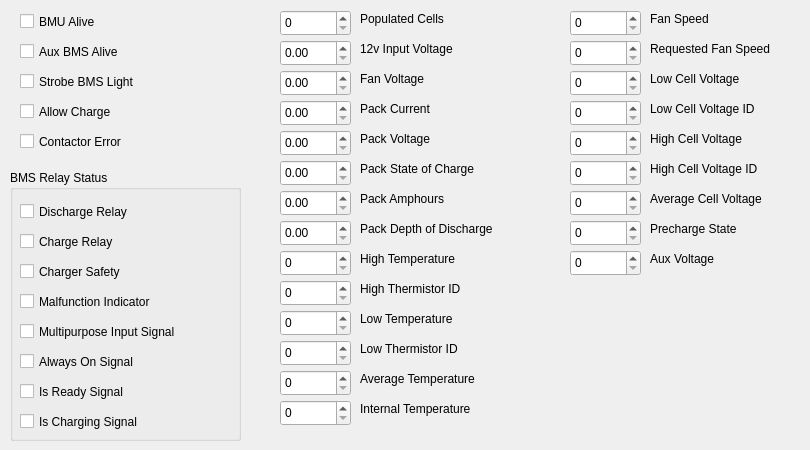
   <widget class="QWidget" name="tab_3">
    <attribute name="title">
     <string>Battery</string>
    </attribute>
    <widget class="QGroupBox" name="bmsRelayStatus">
     <property name="geometry">
      <rect>
       <x>10</x>
       <y>170</y>
       <width>231</width>
       <height>271</height>
      </rect>
     </property>
     <property name="title">
      <string>BMS Relay Status</string>
     </property>
     <widget class="QCheckBox" name="dischargeRelayCheck">
      <property name="geometry">
       <rect>
        <x>10</x>
        <y>30</y>
        <width>141</width>
        <height>23</height>
       </rect>
      </property>
      <property name="text">
       <string>Discharge Relay</string>
      </property>
     </widget>
     <widget class="QCheckBox" name="chargeRelayCheck">
      <property name="geometry">
       <rect>
        <x>10</x>
        <y>60</y>
        <width>121</width>
        <height>23</height>
       </rect>
      </property>
      <property name="text">
       <string>Charge Relay</string>
      </property>
     </widget>
     <widget class="QCheckBox" name="chargerSafetyCheck">
      <property name="geometry">
       <rect>
        <x>10</x>
        <y>90</y>
        <width>131</width>
        <height>23</height>
       </rect>
      </property>
      <property name="text">
       <string>Charger Safety</string>
      </property>
     </widget>
     <widget class="QCheckBox" name="malfunctionIndicatorCheck">
      <property name="geometry">
       <rect>
        <x>10</x>
        <y>120</y>
        <width>171</width>
        <height>23</height>
       </rect>
      </property>
      <property name="text">
       <string>Malfunction Indicator</string>
      </property>
     </widget>
     <widget class="QCheckBox" name="alwaysOnCheck">
      <property name="geometry">
       <rect>
        <x>10</x>
        <y>180</y>
        <width>171</width>
        <height>23</height>
       </rect>
      </property>
      <property name="text">
       <string>Always On Signal</string>
      </property>
     </widget>
     <widget class="QCheckBox" name="multipurposeInputCheck">
      <property name="geometry">
       <rect>
        <x>10</x>
        <y>150</y>
        <width>211</width>
        <height>23</height>
       </rect>
      </property>
      <property name="text">
       <string>Multipurpose Input Signal</string>
      </property>
     </widget>
     <widget class="QCheckBox" name="isReadyCheck">
      <property name="geometry">
       <rect>
        <x>10</x>
        <y>210</y>
        <width>131</width>
        <height>23</height>
       </rect>
      </property>
      <property name="text">
       <string>Is Ready Signal</string>
      </property>
     </widget>
     <widget class="QCheckBox" name="isChargingCheck">
      <property name="geometry">
       <rect>
        <x>10</x>
        <y>240</y>
        <width>145</width>
        <height>23</height>
       </rect>
      </property>
      <property name="text">
       <string>Is Charging Signal</string>
      </property>
     </widget>
    </widget>
    <widget class="QLabel" name="label">
     <property name="geometry">
      <rect>
       <x>360</x>
       <y>10</y>
       <width>111</width>
       <height>17</height>
      </rect>
     </property>
     <property name="text">
      <string>Populated Cells</string>
     </property>
    </widget>
    <widget class="QLabel" name="label_9">
     <property name="geometry">
      <rect>
       <x>360</x>
       <y>250</y>
       <width>151</width>
       <height>17</height>
      </rect>
     </property>
     <property name="text">
      <string>High Temperature</string>
     </property>
    </widget>
    <widget class="QCheckBox" name="auxBmsAliveCheck">
     <property name="geometry">
      <rect>
       <x>20</x>
       <y>40</y>
       <width>161</width>
       <height>23</height>
      </rect>
     </property>
     <property name="text">
      <string>Aux BMS Alive</string>
     </property>
    </widget>
    <widget class="QSpinBox" name="prechargeStateBox">
     <property name="geometry">
      <rect>
       <x>570</x>
       <y>220</y>
       <width>71</width>
       <height>26</height>
      </rect>
     </property>
    </widget>
    <widget class="QLabel" name="label_4">
     <property name="geometry">
      <rect>
       <x>360</x>
       <y>70</y>
       <width>111</width>
       <height>17</height>
      </rect>
     </property>
     <property name="text">
      <string>Fan Voltage</string>
     </property>
    </widget>
    <widget class="QSpinBox" name="lowTempBox">
     <property name="geometry">
      <rect>
       <x>280</x>
       <y>310</y>
       <width>71</width>
       <height>26</height>
      </rect>
     </property>
    </widget>
    <widget class="QSpinBox" name="highTempBox">
     <property name="geometry">
      <rect>
       <x>280</x>
       <y>250</y>
       <width>71</width>
       <height>26</height>
      </rect>
     </property>
    </widget>
    <widget class="QLabel" name="label_10">
     <property name="geometry">
      <rect>
       <x>360</x>
       <y>280</y>
       <width>141</width>
       <height>17</height>
      </rect>
     </property>
     <property name="text">
      <string>High Thermistor ID</string>
     </property>
    </widget>
    <widget class="QSpinBox" name="highCellVoltageIdBox">
     <property name="geometry">
      <rect>
       <x>570</x>
       <y>160</y>
       <width>71</width>
       <height>26</height>
      </rect>
     </property>
    </widget>
    <widget class="QSpinBox" name="averageTempBox">
     <property name="geometry">
      <rect>
       <x>280</x>
       <y>370</y>
       <width>71</width>
       <height>26</height>
      </rect>
     </property>
    </widget>
    <widget class="QSpinBox" name="fanSpeedBox">
     <property name="geometry">
      <rect>
       <x>570</x>
       <y>10</y>
       <width>71</width>
       <height>26</height>
      </rect>
     </property>
    </widget>
    <widget class="QCheckBox" name="contactorErrorCheck">
     <property name="geometry">
      <rect>
       <x>20</x>
       <y>130</y>
       <width>141</width>
       <height>23</height>
      </rect>
     </property>
     <property name="text">
      <string>Contactor Error</string>
     </property>
    </widget>
    <widget class="QLabel" name="label_3">
     <property name="geometry">
      <rect>
       <x>360</x>
       <y>130</y>
       <width>121</width>
       <height>17</height>
      </rect>
     </property>
     <property name="text">
      <string>Pack Voltage</string>
     </property>
    </widget>
    <widget class="QSpinBox" name="populatedCellsBox">
     <property name="geometry">
      <rect>
       <x>280</x>
       <y>10</y>
       <width>71</width>
       <height>26</height>
      </rect>
     </property>
     <property name="minimumSize">
      <size>
       <width>61</width>
       <height>26</height>
      </size>
     </property>
    </widget>
    <widget class="QSpinBox" name="requestedFanSpeedBox">
     <property name="geometry">
      <rect>
       <x>570</x>
       <y>40</y>
       <width>71</width>
       <height>26</height>
      </rect>
     </property>
    </widget>
    <widget class="QLabel" name="label_22">
     <property name="geometry">
      <rect>
       <x>650</x>
       <y>220</y>
       <width>151</width>
       <height>17</height>
      </rect>
     </property>
     <property name="text">
      <string>Precharge State</string>
     </property>
    </widget>
    <widget class="QDoubleSpinBox" name="packVoltageBox">
     <property name="geometry">
      <rect>
       <x>280</x>
       <y>130</y>
       <width>71</width>
       <height>26</height>
      </rect>
     </property>
    </widget>
    <widget class="QLabel" name="label_14">
     <property name="geometry">
      <rect>
       <x>360</x>
       <y>400</y>
       <width>151</width>
       <height>17</height>
      </rect>
     </property>
     <property name="text">
      <string>Internal Temperature</string>
     </property>
    </widget>
    <widget class="QCheckBox" name="strobeBmsLightCheck">
     <property name="geometry">
      <rect>
       <x>20</x>
       <y>70</y>
       <width>151</width>
       <height>23</height>
      </rect>
     </property>
     <property name="text">
      <string>Strobe BMS Light</string>
     </property>
    </widget>
    <widget class="QDoubleSpinBox" name="packDepthOfDischargeBox">
     <property name="geometry">
      <rect>
       <x>280</x>
       <y>220</y>
       <width>71</width>
       <height>26</height>
      </rect>
     </property>
    </widget>
    <widget class="QLabel" name="label_20">
     <property name="geometry">
      <rect>
       <x>650</x>
       <y>160</y>
       <width>141</width>
       <height>17</height>
      </rect>
     </property>
     <property name="text">
      <string>High Cell Voltage ID</string>
     </property>
    </widget>
    <widget class="QSpinBox" name="internalTempBox">
     <property name="geometry">
      <rect>
       <x>280</x>
       <y>400</y>
       <width>71</width>
       <height>26</height>
      </rect>
     </property>
    </widget>
    <widget class="QCheckBox" name="allowChargeCheck">
     <property name="geometry">
      <rect>
       <x>20</x>
       <y>100</y>
       <width>151</width>
       <height>23</height>
      </rect>
     </property>
     <property name="text">
      <string>Allow Charge</string>
     </property>
    </widget>
    <widget class="QSpinBox" name="lowCellVoltageIdBox">
     <property name="geometry">
      <rect>
       <x>570</x>
       <y>100</y>
       <width>71</width>
       <height>26</height>
      </rect>
     </property>
    </widget>
    <widget class="QDoubleSpinBox" name="packAmphoursBox">
     <property name="geometry">
      <rect>
       <x>280</x>
       <y>190</y>
       <width>71</width>
       <height>26</height>
      </rect>
     </property>
    </widget>
    <widget class="QLabel" name="label_6">
     <property name="geometry">
      <rect>
       <x>360</x>
       <y>160</y>
       <width>151</width>
       <height>17</height>
      </rect>
     </property>
     <property name="text">
      <string>Pack State of Charge</string>
     </property>
    </widget>
    <widget class="QLabel" name="label_11">
     <property name="geometry">
      <rect>
       <x>360</x>
       <y>310</y>
       <width>131</width>
       <height>17</height>
      </rect>
     </property>
     <property name="text">
      <string>Low Temperature</string>
     </property>
    </widget>
    <widget class="QSpinBox" name="auxVoltageBox">
     <property name="geometry">
      <rect>
       <x>570</x>
       <y>250</y>
       <width>71</width>
       <height>26</height>
      </rect>
     </property>
    </widget>
    <widget class="QLabel" name="label_8">
     <property name="geometry">
      <rect>
       <x>360</x>
       <y>220</y>
       <width>171</width>
       <height>17</height>
      </rect>
     </property>
     <property name="text">
      <string>Pack Depth of Discharge</string>
     </property>
    </widget>
    <widget class="QLabel" name="label_15">
     <property name="geometry">
      <rect>
       <x>650</x>
       <y>10</y>
       <width>151</width>
       <height>17</height>
      </rect>
     </property>
     <property name="text">
      <string>Fan Speed</string>
     </property>
    </widget>
    <widget class="QLabel" name="label_13">
     <property name="geometry">
      <rect>
       <x>360</x>
       <y>370</y>
       <width>161</width>
       <height>17</height>
      </rect>
     </property>
     <property name="text">
      <string>Average Temperature</string>
     </property>
    </widget>
    <widget class="QLabel" name="label_16">
     <property name="geometry">
      <rect>
       <x>650</x>
       <y>40</y>
       <width>151</width>
       <height>17</height>
      </rect>
     </property>
     <property name="text">
      <string>Requested Fan Speed</string>
     </property>
    </widget>
    <widget class="QLabel" name="label_17">
     <property name="geometry">
      <rect>
       <x>650</x>
       <y>70</y>
       <width>151</width>
       <height>17</height>
      </rect>
     </property>
     <property name="text">
      <string>Low Cell Voltage</string>
     </property>
    </widget>
    <widget class="QDoubleSpinBox" name="packStateOfChargeBox">
     <property name="geometry">
      <rect>
       <x>280</x>
       <y>160</y>
       <width>71</width>
       <height>26</height>
      </rect>
     </property>
    </widget>
    <widget class="QDoubleSpinBox" name="inputVoltage12VBox">
     <property name="geometry">
      <rect>
       <x>280</x>
       <y>40</y>
       <width>71</width>
       <height>26</height>
      </rect>
     </property>
    </widget>
    <widget class="QLabel" name="label_18">
     <property name="geometry">
      <rect>
       <x>650</x>
       <y>100</y>
       <width>151</width>
       <height>17</height>
      </rect>
     </property>
     <property name="text">
      <string>Low Cell Voltage ID</string>
     </property>
    </widget>
    <widget class="QSpinBox" name="lowCellVoltageBox">
     <property name="geometry">
      <rect>
       <x>570</x>
       <y>70</y>
       <width>71</width>
       <height>26</height>
      </rect>
     </property>
    </widget>
    <widget class="QLabel" name="label_2">
     <property name="geometry">
      <rect>
       <x>360</x>
       <y>40</y>
       <width>121</width>
       <height>17</height>
      </rect>
     </property>
     <property name="text">
      <string>12v Input Voltage</string>
     </property>
    </widget>
    <widget class="QLabel" name="label_12">
     <property name="geometry">
      <rect>
       <x>360</x>
       <y>340</y>
       <width>131</width>
       <height>17</height>
      </rect>
     </property>
     <property name="text">
      <string>Low Thermistor ID</string>
     </property>
    </widget>
    <widget class="QLabel" name="label_5">
     <property name="geometry">
      <rect>
       <x>360</x>
       <y>100</y>
       <width>121</width>
       <height>17</height>
      </rect>
     </property>
     <property name="text">
      <string>Pack Current</string>
     </property>
    </widget>
    <widget class="QDoubleSpinBox" name="packCurrentBox">
     <property name="geometry">
      <rect>
       <x>280</x>
       <y>100</y>
       <width>71</width>
       <height>26</height>
      </rect>
     </property>
    </widget>
    <widget class="QSpinBox" name="lowThermistorIdBox">
     <property name="geometry">
      <rect>
       <x>280</x>
       <y>340</y>
       <width>71</width>
       <height>26</height>
      </rect>
     </property>
    </widget>
    <widget class="QDoubleSpinBox" name="fanVoltageBox">
     <property name="geometry">
      <rect>
       <x>280</x>
       <y>70</y>
       <width>71</width>
       <height>26</height>
      </rect>
     </property>
    </widget>
    <widget class="QLabel" name="label_7">
     <property name="geometry">
      <rect>
       <x>360</x>
       <y>190</y>
       <width>131</width>
       <height>17</height>
      </rect>
     </property>
     <property name="text">
      <string>Pack Amphours</string>
     </property>
    </widget>
    <widget class="QSpinBox" name="highThermistorIdBox">
     <property name="geometry">
      <rect>
       <x>280</x>
       <y>280</y>
       <width>71</width>
       <height>26</height>
      </rect>
     </property>
    </widget>
    <widget class="QLabel" name="label_19">
     <property name="geometry">
      <rect>
       <x>650</x>
       <y>130</y>
       <width>141</width>
       <height>17</height>
      </rect>
     </property>
     <property name="text">
      <string>High Cell Voltage</string>
     </property>
    </widget>
    <widget class="QLabel" name="label_21">
     <property name="geometry">
      <rect>
       <x>650</x>
       <y>190</y>
       <width>151</width>
       <height>17</height>
      </rect>
     </property>
     <property name="text">
      <string>Average Cell Voltage</string>
     </property>
    </widget>
    <widget class="QLabel" name="label_23">
     <property name="geometry">
      <rect>
       <x>650</x>
       <y>250</y>
       <width>111</width>
       <height>17</height>
      </rect>
     </property>
     <property name="text">
      <string>Aux Voltage</string>
     </property>
    </widget>
    <widget class="QSpinBox" name="averageCellVoltageBox">
     <property name="geometry">
      <rect>
       <x>570</x>
       <y>190</y>
       <width>71</width>
       <height>26</height>
      </rect>
     </property>
    </widget>
    <widget class="QSpinBox" name="highCellVoltageBox">
     <property name="geometry">
      <rect>
       <x>570</x>
       <y>130</y>
       <width>71</width>
       <height>26</height>
      </rect>
     </property>
    </widget>
    <widget class="QCheckBox" name="bmuAliveCheck">
     <property name="geometry">
      <rect>
       <x>20</x>
       <y>10</y>
       <width>112</width>
       <height>23</height>
      </rect>
     </property>
     <property name="text">
      <string>BMU Alive</string>
     </property>
    </widget>
   </widget>
